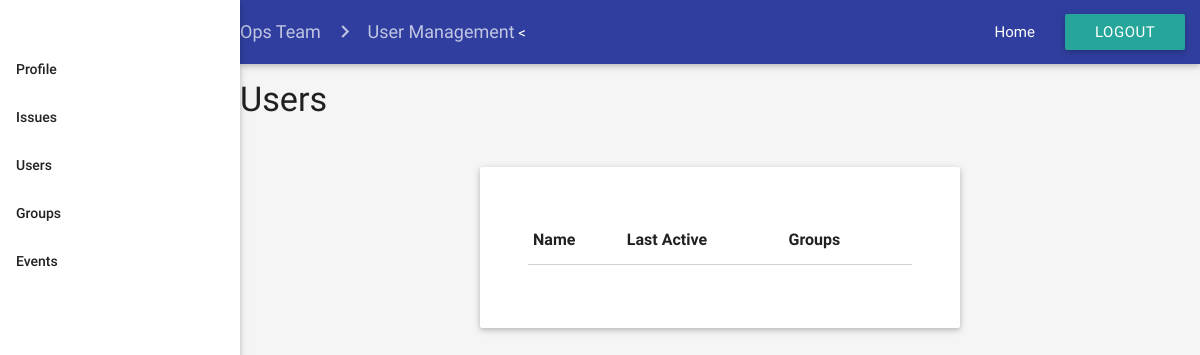
Page /html/opsteam/userManagement_opsteam.php on the earlier database version.
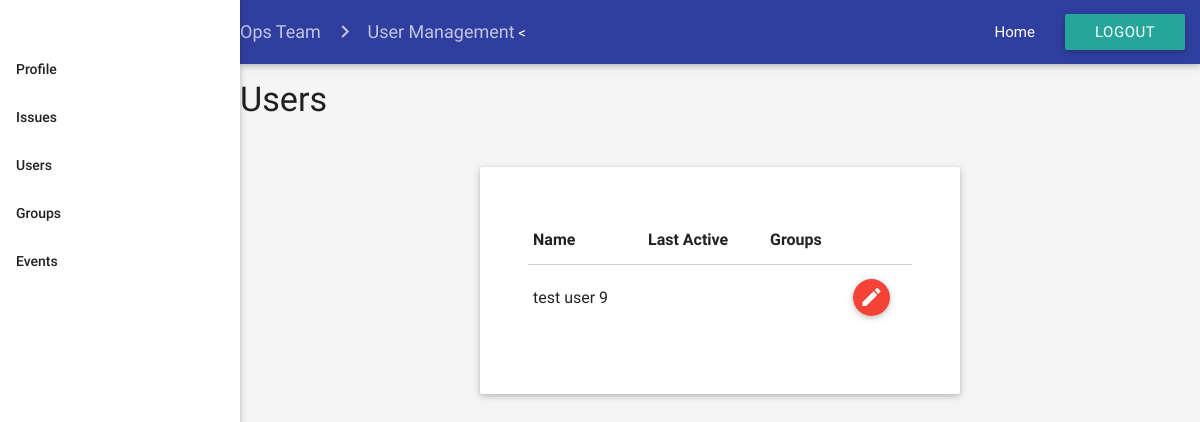
Same page on the later database version.
### tables this page shows
CREATE TABLE `user` (
  `User_ID` int(11) NOT NULL,
  `Username` varchar(255) NOT NULL,
  `Profile_Pic` blob,
  `Email` varchar(255) NOT NULL,
  `Password` varchar(255) NOT NULL,
  `Status` enum('Active','Suspended') NOT NULL DEFAULT 'Active',
  `Groups` varchar(255) DEFAULT NULL,
  `Events` varchar(255) DEFAULT NULL,
  `Group_ID` int(11) DEFAULT NULL,
  `Event_ID` int(11) DEFAULT NULL,
  `Permissions` set('View','Edit','Modify','Create','Delete') NOT NULL DEFAULT 'View',
  `User_Type` enum('Admin','OPS_Team','Patron','OPS_Manager','Event_Staff','Volunteer') NOT NULL DEFAULT 'Patron',
  `Last_Active` varchar(255) NOT NULL,
  `User_Name` varchar(255) NOT NULL
);

### html/opsteam/userManagement_opsteam.php (the view, shortened to what this page needs)
<html>
<head>
    <link type="text/css" rel="stylesheet" href="../../css/materialize.min.css" media="screen,projection" />
    <link type="text/css" rel="stylesheet" href="../../css/register.css" />
    <link type="text/css" rel="stylesheet" href="../../css/patron_home.css" />
</head>
<body class="grey lighten-4">
    <ul id="nav-mobile" class="side-nav fixed sideNav">
        <br>
        <br>
        <li class="bold"><a href="http://localhost/MIS347/html/opsteam/profile_opsteam.php" class="waves-effect waves-teal">Profile</a></li>
        <li class="bold"><a href="http://localhost/MIS347/html/opsteam/issueManagement_opsteam.php" class="waves-effect waves-teal">Issues</a></li>
         <li class="bold"><a href="http://localhost/MIS347/html/opsteam/userManagement_opsteam.php" class="waves-effect waves-teal">Users</a></li>
        <li class="bold"><a href="http://localhost/MIS347/html/opsteam/groupManagement_opsteam.php" class="waves-effect waves-teal">Groups</a></li>
        <li class="bold"><a href="http://localhost/MIS347/html/opsteam/eventManagement_opsteam.php" class="waves-effect waves-teal">Events</a></li>
    </ul>
    <div class="mainContainer">
        <nav class="indigo darken-2 topNavBar">
            <div class="nav-wrapper">
                <div class="col s12">
                    <a href="#!" class="breadcrumb">Ops Team</a>
                    <a href="#!" class="breadcrumb">User Management</a>
                    < <ul class="right hide-on-med-and-down">
                        <li><a href="dashboard_opsteam.html">Home</a></li>
                        <li><a class="waves-effect waves-light btn" href="../../php/logout.php">Logout</a></li>
                    </ul>
            </div>
        </nav>
        <div id="page_title">
            <h4>Users</h4>
        </div>
                <div class="formContainer card">
            <form class="col s12 l12 m6">
                <table class="highlight responsive-table">
                    <thead>
                        <tr>
                            <th data-field="id">Name</th>
                            <th data-field="name">Last Active</th>
                            <th data-field="price">Groups</th>
                            <th data-field="action"></th>
                        </tr>
                    </thead>
                    <tbody>
                        <?php
						$conn = new mysqli(DB_HOST,DB_USER,DB_PASSWORD,'skecomplaints');
                            $sql = "SELECT * FROM user";
                            $result = $conn->query($sql);
                            while($row = $result->fetch_assoc()){
                                $User_ID = $row["User_ID"];
                                $Group_ID = $row["Group_ID"];
                                $User_Name = $row["User_Name"];
                                $Last_Active = $row["Last_Active"];
                                echo '
								<tr id="D'.$User_ID.'">
                                    <form  id="del" action = "../../php/del.php" method = "post">
                                        <input name="Duserid" type = "hidden" value = "'.$User_ID.'" />
                                    </form>
								<tr id="E'.$User_ID.'">
									<form  id="userEdit" action = "../../php/userEdit.php" method = "post">
                                        <input name="Euserid" type = "hidden" value = "'.$User_ID.'" />
                                    </form>
                                    <td>'.$User_Name.'</td>
                                    <td>'.$Last_Active.'</td>
                                    <td>'.$Group_ID.'</td>
                                    <td>
                                        <button class="btn-floating modal-trigger btn-small waves-effect waves-light red btn_edit" href="#editIssuesModal"><i class="material-icons">mode_edit</i></a>
                                    </td>
								</tr>
                                </tr>
                                ';
                            }
                        ?>
                    </tbody>
                </table>
            </form>
        </div>
    </div>
</body>
</html>

Differences in the rows shown:
added user: User_Name "test user 9"
